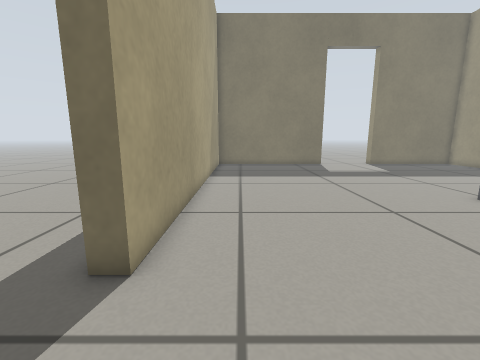
view 1 (above)

14 first-person views from a walk through a robot-simulator world made for Gazebo. The camera is 0.48 m above the floor, tilts 10° down and sees 90° across. The floor is counted in squares, 0.2 m on a side. Each view is taken from the middle of a square. On the plan, view 1 faces up. The plan holds only what a view shows up to about 16 squares ahead; the rest is blank.

view 2
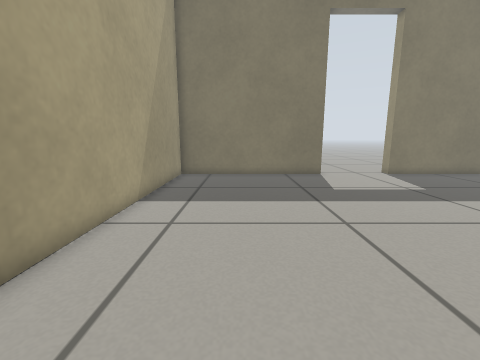

view 3
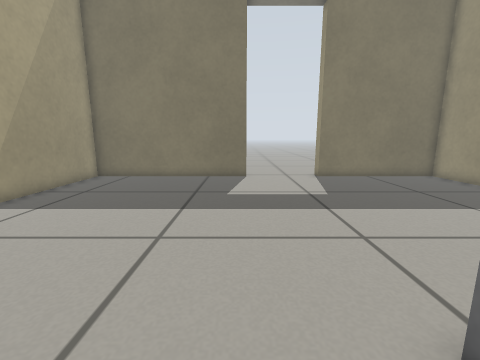

view 4
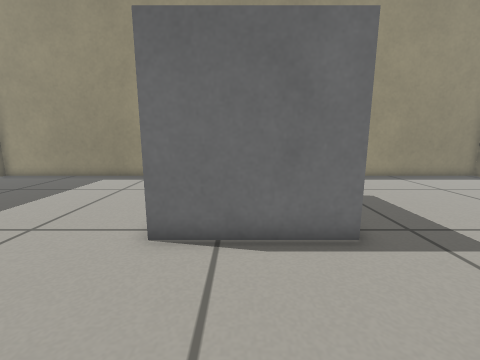

view 5
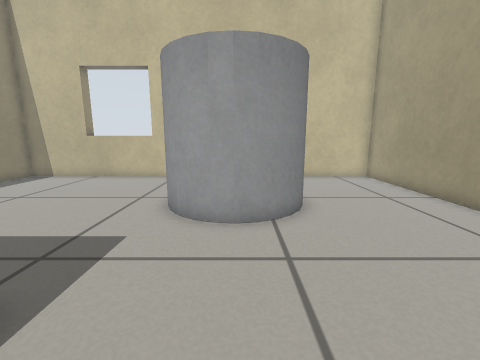

view 6
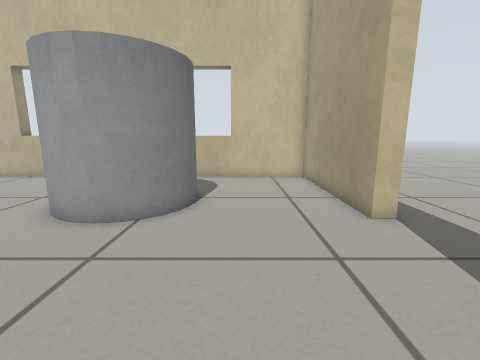

view 7
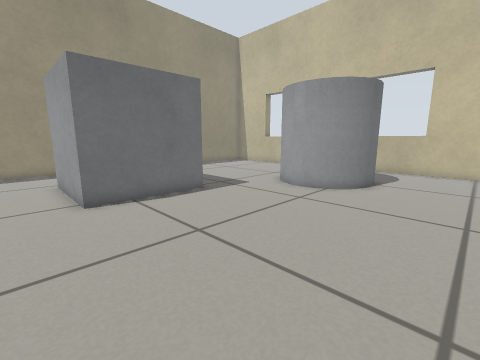

view 8
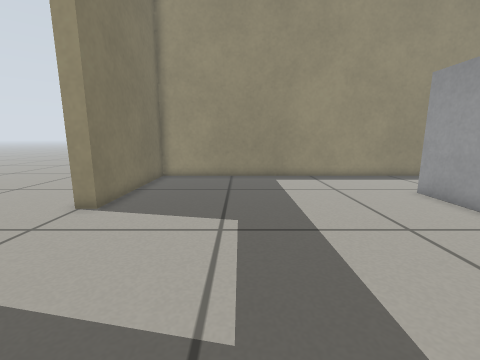

view 9
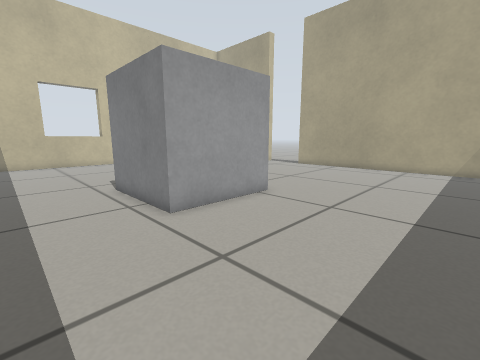

view 10
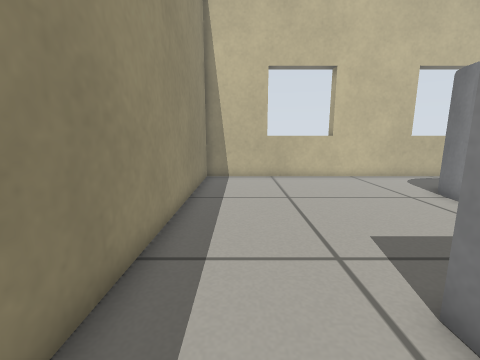

view 11
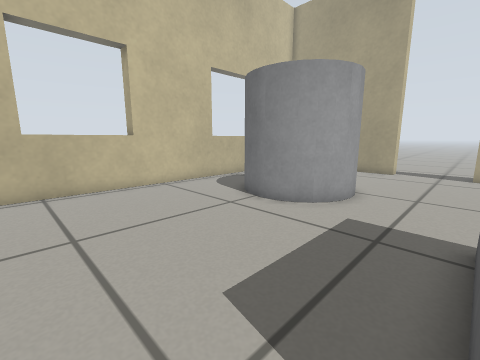

view 12
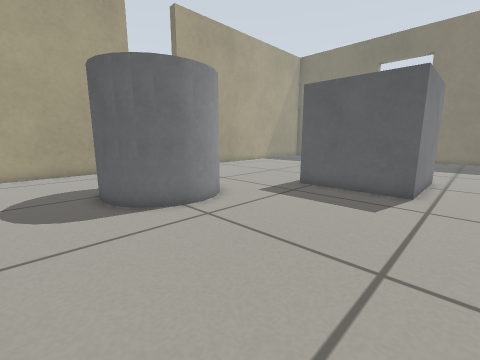

view 13
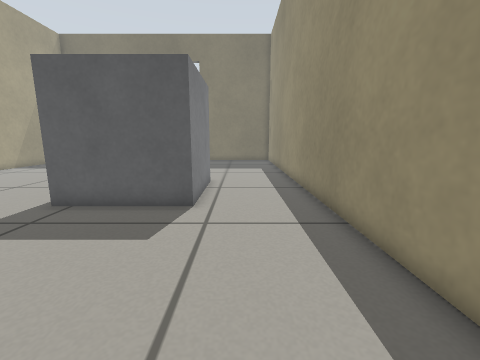

view 14
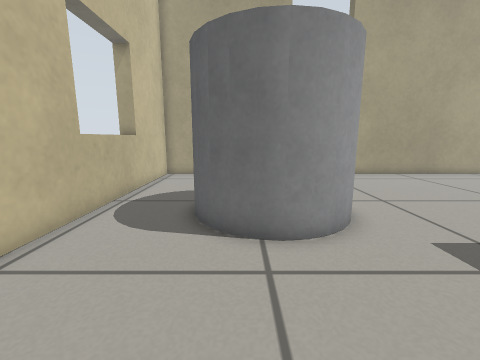

### Floor plan
Key: @ floor where view 1 was taken; # wall or solid block; . floor; D open door; B grey box; C grey cylinder.
Columns run from 4 left of view 1 to 19 right of it. Each row starts with its distance up from view 1.
 24               ....
 23             ......
 22   ##########DDDDD#######
 21   #....................#
 20   #....................#
 19   #....................#
 18   #....................#
 17   #....................#
 16   #....................#
 15   #....................#
 14   #....................#
 13   #....................#
 12   #....................#
 11   #....................#
 10   #....................#
  9   #...........BBBBB....#
  8   #...........B   B....#
  7   #...........B   B....#
  6   #...........B   B....#
  5 ..#...........B   B....#
  4 ..#...........BBBBB....#
  3 .......................#
  2 .......................#
  1 .......................#
  0 ..#.@....CCCC..........#
 -1 ..#.....C   C..........#
 -2   #.....C   C..........#
 -3   #.....C   C..........#
 -4   #...... CCC..........#
 -5   #....................#
 -6   #....................#
 -7   #....................#
 -8   ######################

Where each view was taken, in squares from view 1:
view 1: 0 up, 0 right, facing up
view 2: 6 up, 2 right, facing up
view 3: 7 up, 7 right, facing up
view 4: 7 up, 4 right, facing right
view 5: 7 up, 6 right, facing down
view 6: 7 up, 2 right, facing down
view 7: 11 up, 0 right, facing down-right
view 8: 17 up, 4 right, facing right
view 9: 16 up, 18 right, facing down-left
view 10: 7 up, 17 right, facing down
view 11: 4 up, 16 right, facing down-left
view 12: 7 down, 16 right, facing up-left
view 13: 4 down, 16 right, facing up
view 14: 3 down, 14 right, facing left
